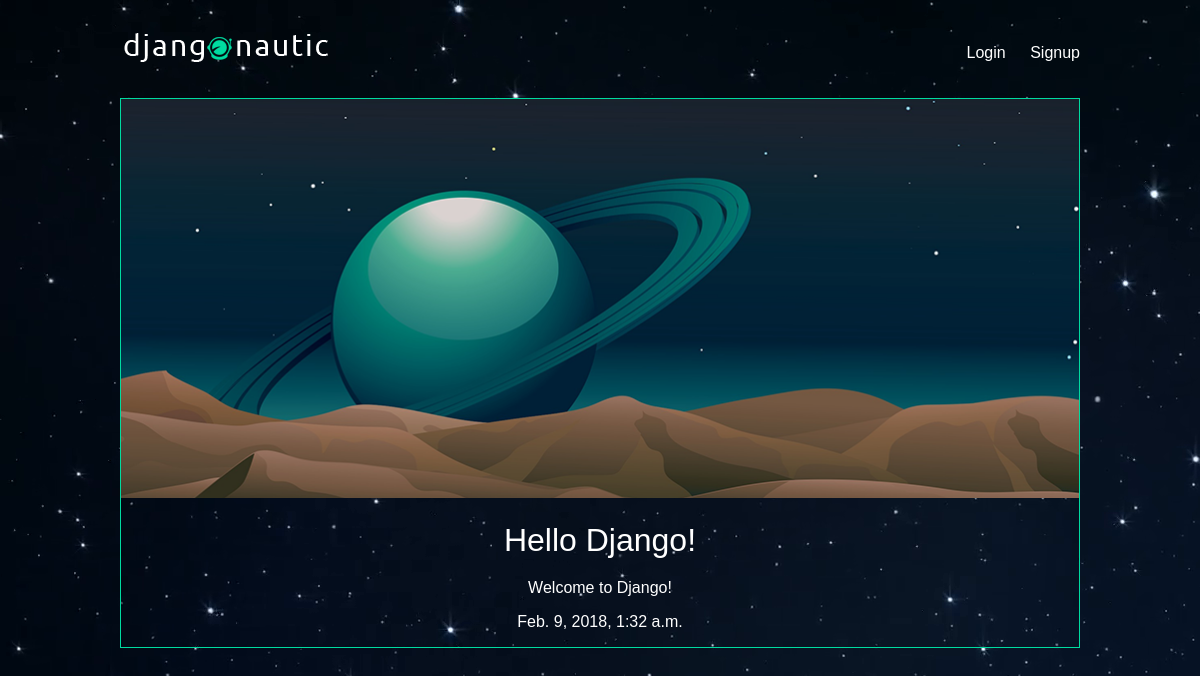
Screenshot of /articles/hello-django/ with the database file from the repository.
### articles/models.py (models this page shows, shortened)
class Article(models.Model):
    title   = models.CharField(max_length=100)
    slug    = models.SlugField()
    body    = models.TextField()
    date    = models.DateTimeField(auto_now_add=True)
    thumb   = models.ImageField(default='default.png', blank=True)
    author  = models.ForeignKey(User, on_delete=models.CASCADE, default=None)

### articles/views.py (the view)
# urls.py: path('<slug>/', views.article_detail, name="detail"),
def article_detail(request, slug):
    article = Article.objects.get(slug=slug)
    return render(request, 'articles/article_detail.html', {'article': article})

### articles/templates/articles/article_detail.html
{% extends 'base_layout.html' %}
{% block content %}
    <div class="article-detail">
        <div class="article">
            <img src="{{ article.thumb.url }}" />
            <h2>{{ article.title }}</h2>
            <p>{{ article.body }}</p>
            <p>{{ article.date }}</p>
        </div>
    </div>
{% endblock %}

### assets/styles.css (style rules this page uses)
body { background-color: #0f121f; background-image: url(/static/stars.png); background-repeat: repeat-y; color: #fff; }
body * { font-family: Arial, Helvetica, sans-serif; }
h1, h2, h3, h4, h5 { font-weight: normal; margin: 0; }
.article { padding: 10px; border: 1px solid #00dba0; position: relative; padding-bottom: 40px; }
.article h2 { font-size: 1.2em; }
.article-detail .article { padding: 0; }
.article-detail .article img { max-width: 100%; }
.article-detail .article h2 { text-align: center; margin: 20px auto; font-size: 2em; }
.article-detail .article p { text-align: center; }

### rows the page displays
Article: thumb (placeholder picture), title "Hello Django!", body "Welcome to Django!", date "Feb. 9, 2018, 1:32 a.m."
